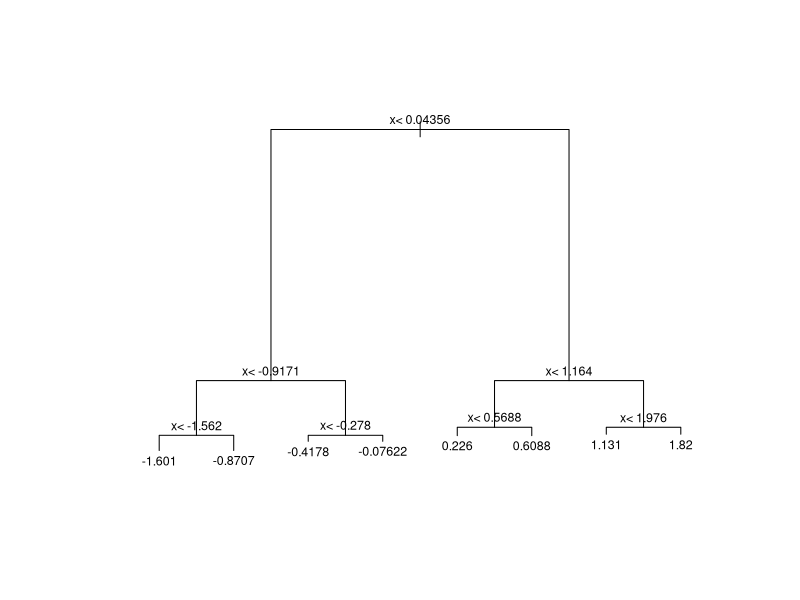
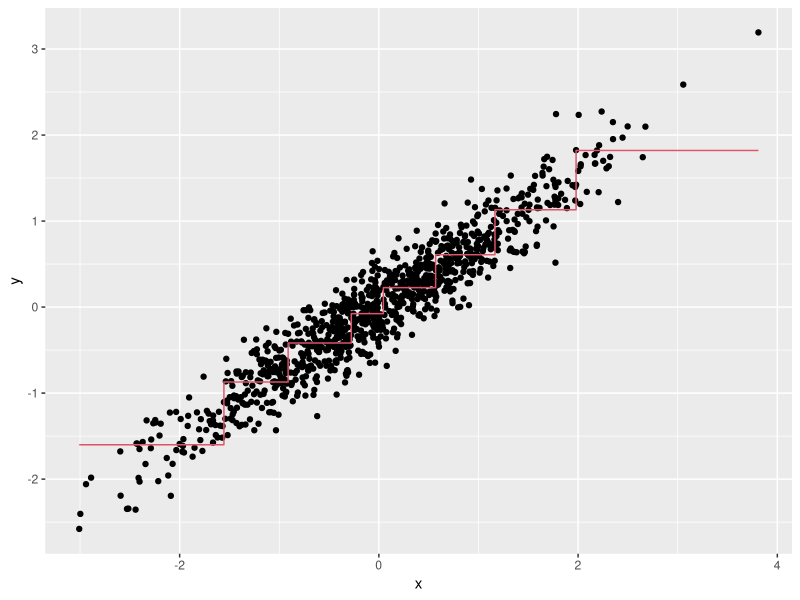
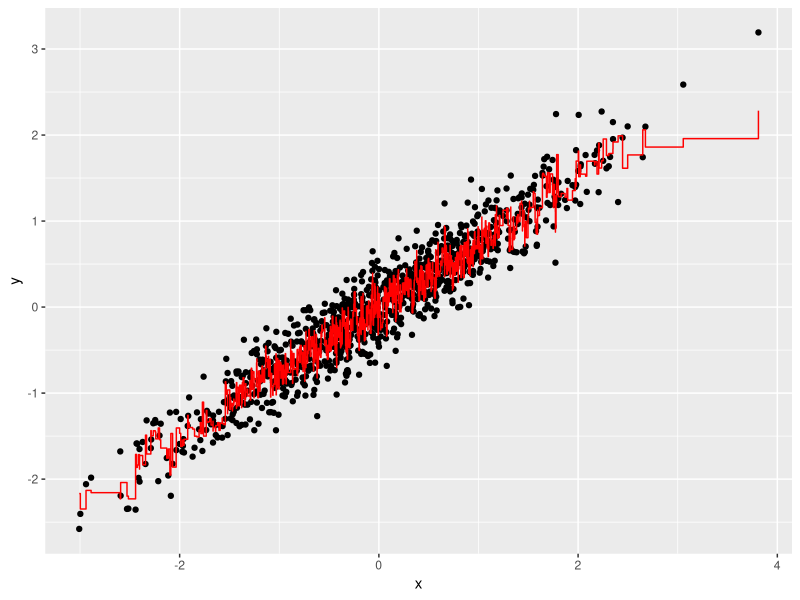
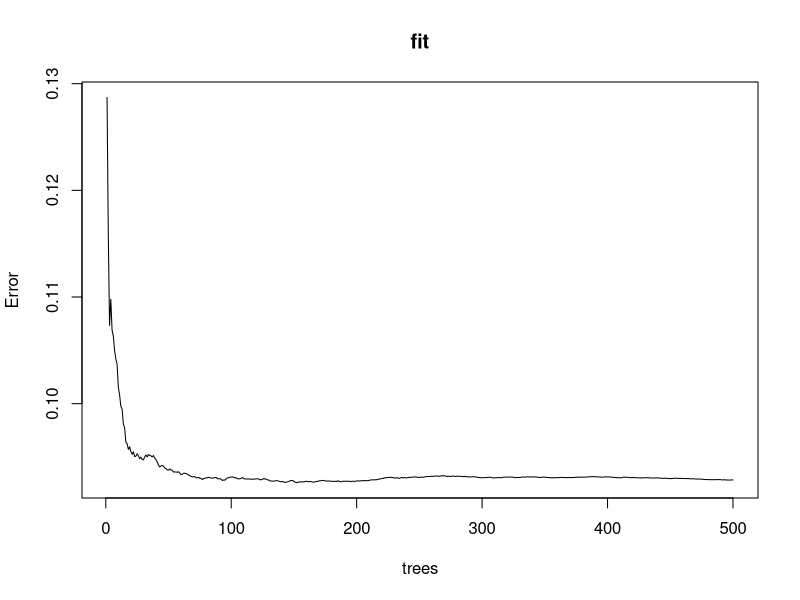
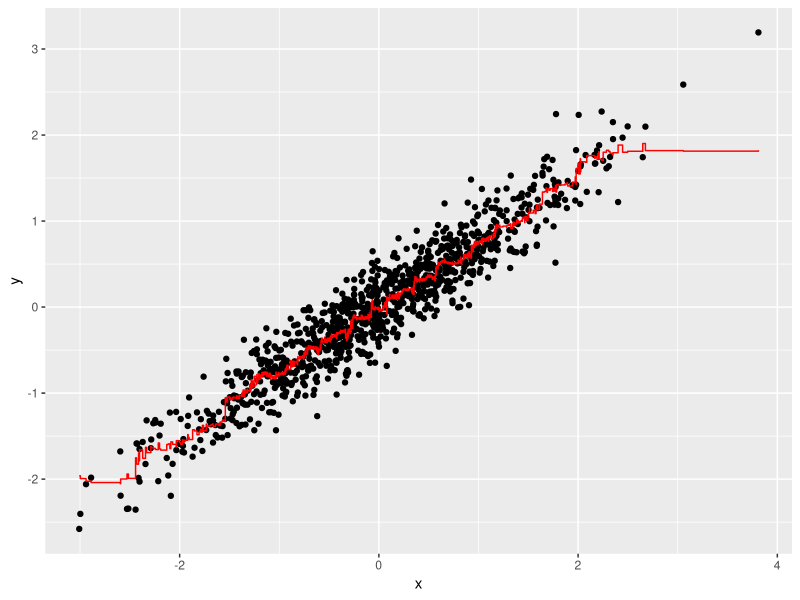
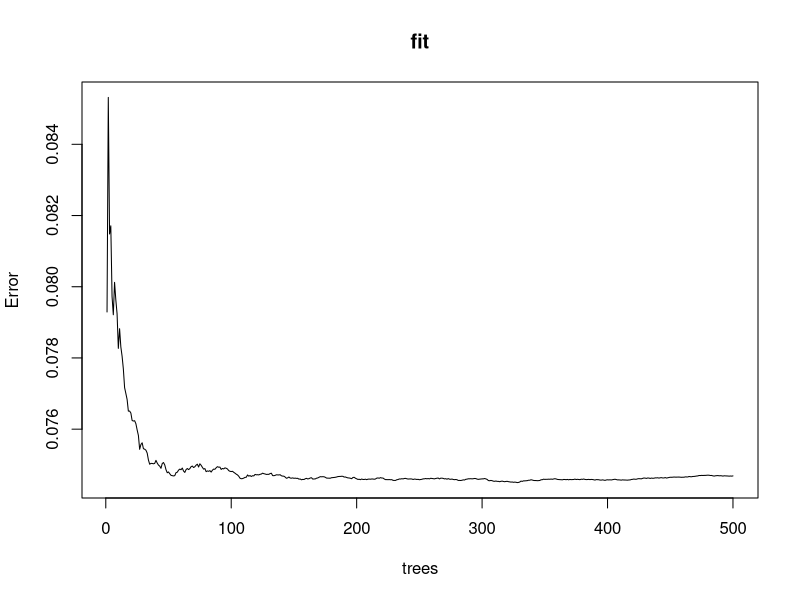

Here is the R script that generated these plots, in order:
library(rpart)
n <- 1000
sigma <- 0.25
# set.seed(1) # if using R 3.5 or ealier
set.seed(1, sample.kind = "Rounding") # if using R 3.6 or later
x <- rnorm(n, 0, 1)
y <- 0.75 * x + rnorm(n, 0, sigma)
dat <- data.frame(x = x, y = y)


# q1
fit <- rpart(y ~ ., data = dat)


# q2
plot(fit, margin = 0.1)
text(fit, cex = 0.75)


# q3
library(tidyverse)
dat %>% 
  mutate(y_hat = predict(fit)) %>% 
  ggplot() +
  geom_point(aes(x, y)) +
  geom_step(aes(x, y_hat), col=2)


# q4
library(randomForest)
fit <- randomForest(y ~ x, data = dat) 
dat %>% 
  mutate(y_hat = predict(fit)) %>% 
  ggplot() +
  geom_point(aes(x, y)) +
  geom_step(aes(x, y_hat), col = "red")


# q5
plot(fit)


# q6
fit <- randomForest(y ~ x, data = dat, nodesize = 50, maxnodes = 25) 
dat %>% 
  mutate(y_hat = predict(fit)) %>% 
  ggplot() +
  geom_point(aes(x, y)) +
  geom_step(aes(x, y_hat), col = "red")

plot(fit)
